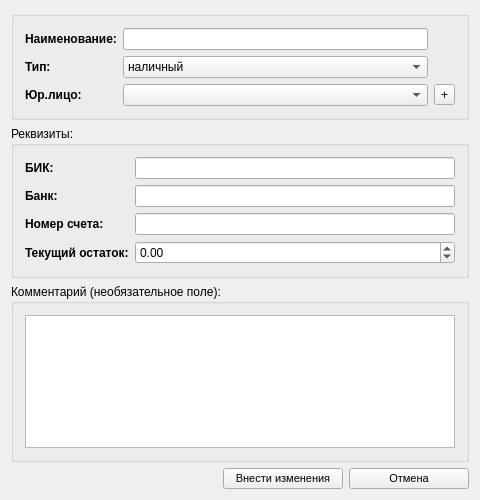
<?xml version="1.0" encoding="UTF-8"?>
<ui version="4.0">
 <class>ZAccountsForm</class>
 <widget class="QWidget" name="ZAccountsForm">
  <property name="geometry">
   <rect>
    <x>0</x>
    <y>0</y>
    <width>480</width>
    <height>500</height>
   </rect>
  </property>
  <property name="minimumSize">
   <size>
    <width>480</width>
    <height>500</height>
   </size>
  </property>
  <property name="windowTitle">
   <string>Добавление (изменение) данных своих счетов</string>
  </property>
  <property name="windowIcon">
   <iconset resource="../plan_fakt.qrc">
    <normaloff>:/images/add.png</normaloff>:/images/add.png</iconset>
  </property>
  <property name="styleSheet">
   <string notr="true"/>
  </property>
  <layout class="QVBoxLayout" name="verticalLayout">
   <item>
    <widget class="QGroupBox" name="requiredBox">
     <property name="title">
      <string/>
     </property>
     <layout class="QGridLayout" name="gridLayout_2">
      <item row="0" column="0">
       <widget class="QLabel" name="nameText">
        <property name="font">
         <font>
          <weight>75</weight>
          <bold>true</bold>
         </font>
        </property>
        <property name="text">
         <string>Наименование:</string>
        </property>
       </widget>
      </item>
      <item row="0" column="1">
       <widget class="QLineEdit" name="txtName">
        <property name="maxLength">
         <number>64</number>
        </property>
       </widget>
      </item>
      <item row="1" column="0">
       <widget class="QLabel" name="nameText_2">
        <property name="font">
         <font>
          <weight>75</weight>
          <bold>true</bold>
         </font>
        </property>
        <property name="text">
         <string>Тип:</string>
        </property>
       </widget>
      </item>
      <item row="1" column="1">
       <widget class="QComboBox" name="cboType">
        <item>
         <property name="text">
          <string>наличный</string>
         </property>
        </item>
        <item>
         <property name="text">
          <string>безналичный</string>
         </property>
        </item>
       </widget>
      </item>
      <item row="2" column="0">
       <widget class="QLabel" name="nameText_3">
        <property name="font">
         <font>
          <weight>75</weight>
          <bold>true</bold>
         </font>
        </property>
        <property name="text">
         <string>Юр.лицо:</string>
        </property>
       </widget>
      </item>
      <item row="2" column="1">
       <widget class="QComboBox" name="cboUrPerson"/>
      </item>
      <item row="2" column="2">
       <widget class="QToolButton" name="cmdAddUrPerson">
        <property name="toolTip">
         <string>Добавить</string>
        </property>
        <property name="text">
         <string>+</string>
        </property>
       </widget>
      </item>
     </layout>
    </widget>
   </item>
   <item>
    <widget class="QGroupBox" name="groupBox">
     <property name="minimumSize">
      <size>
       <width>0</width>
       <height>0</height>
      </size>
     </property>
     <property name="title">
      <string>Реквизиты:</string>
     </property>
     <layout class="QFormLayout" name="formLayout_2">
      <item row="0" column="0">
       <widget class="QLabel" name="nameText_4">
        <property name="font">
         <font>
          <weight>75</weight>
          <bold>true</bold>
         </font>
        </property>
        <property name="text">
         <string>БИК:</string>
        </property>
       </widget>
      </item>
      <item row="0" column="1">
       <widget class="QLineEdit" name="txtBIK">
        <property name="inputMask">
         <string>000000000; </string>
        </property>
        <property name="maxLength">
         <number>9</number>
        </property>
       </widget>
      </item>
      <item row="1" column="0">
       <widget class="QLabel" name="nameText_5">
        <property name="font">
         <font>
          <weight>75</weight>
          <bold>true</bold>
         </font>
        </property>
        <property name="text">
         <string>Банк:</string>
        </property>
       </widget>
      </item>
      <item row="1" column="1">
       <widget class="QLineEdit" name="txtBank">
        <property name="maxLength">
         <number>1024</number>
        </property>
       </widget>
      </item>
      <item row="2" column="0">
       <widget class="QLabel" name="nameText_6">
        <property name="font">
         <font>
          <weight>75</weight>
          <bold>true</bold>
         </font>
        </property>
        <property name="text">
         <string>Номер счета:</string>
        </property>
       </widget>
      </item>
      <item row="2" column="1">
       <widget class="QLineEdit" name="txtAccount">
        <property name="inputMask">
         <string>00000000000000000000; </string>
        </property>
        <property name="maxLength">
         <number>20</number>
        </property>
       </widget>
      </item>
      <item row="4" column="0">
       <widget class="QLabel" name="nameText_7">
        <property name="font">
         <font>
          <weight>75</weight>
          <bold>true</bold>
         </font>
        </property>
        <property name="text">
         <string>Текущий остаток:</string>
        </property>
       </widget>
      </item>
      <item row="4" column="1">
       <widget class="QDoubleSpinBox" name="dValue">
        <property name="minimum">
         <double>-999999999.000000000000000</double>
        </property>
        <property name="maximum">
         <double>999999999.000000000000000</double>
        </property>
       </widget>
      </item>
     </layout>
    </widget>
   </item>
   <item>
    <widget class="QGroupBox" name="pnlComment">
     <property name="title">
      <string>Комментарий (необязательное поле):</string>
     </property>
     <layout class="QGridLayout" name="gridLayout">
      <item row="0" column="0">
       <widget class="QTextEdit" name="txtComment"/>
      </item>
     </layout>
    </widget>
   </item>
   <item>
    <layout class="QHBoxLayout" name="horizontalLayout">
     <item>
      <spacer name="horizontalSpacer">
       <property name="orientation">
        <enum>Qt::Horizontal</enum>
       </property>
       <property name="sizeHint" stdset="0">
        <size>
         <width>40</width>
         <height>20</height>
        </size>
       </property>
      </spacer>
     </item>
     <item>
      <widget class="QPushButton" name="cmdSave">
       <property name="minimumSize">
        <size>
         <width>120</width>
         <height>0</height>
        </size>
       </property>
       <property name="font">
        <font>
         <family>MS Shell Dlg 2</family>
         <pointsize>8</pointsize>
        </font>
       </property>
       <property name="text">
        <string>Внести изменения</string>
       </property>
       <property name="icon">
        <iconset resource="../plan_fakt.qrc">
         <normaloff>:/images/add.png</normaloff>:/images/add.png</iconset>
       </property>
       <property name="iconSize">
        <size>
         <width>24</width>
         <height>24</height>
        </size>
       </property>
      </widget>
     </item>
     <item>
      <widget class="QPushButton" name="cmdCancel">
       <property name="minimumSize">
        <size>
         <width>120</width>
         <height>0</height>
        </size>
       </property>
       <property name="font">
        <font>
         <family>MS Shell Dlg 2</family>
         <pointsize>8</pointsize>
        </font>
       </property>
       <property name="text">
        <string>Отмена</string>
       </property>
       <property name="icon">
        <iconset resource="../plan_fakt.qrc">
         <normaloff>:/images/error.png</normaloff>:/images/error.png</iconset>
       </property>
       <property name="iconSize">
        <size>
         <width>24</width>
         <height>24</height>
        </size>
       </property>
      </widget>
     </item>
    </layout>
   </item>
  </layout>
 </widget>
 <layoutdefault spacing="6" margin="11"/>
 <resources>
  <include location="../plan_fakt.qrc"/>
  <include location="../plan_fakt.qrc"/>
  <include location="../plan_fakt.qrc"/>
  <include location="../plan_fakt.qrc"/>
  <include location="../plan_fakt.qrc"/>
  <include location="../plan_fakt.qrc"/>
 </resources>
 <connections>
  <connection>
   <sender>cmdCancel</sender>
   <signal>clicked()</signal>
   <receiver>ZAccountsForm</receiver>
   <slot>close()</slot>
   <hints>
    <hint type="sourcelabel">
     <x>423</x>
     <y>337</y>
    </hint>
    <hint type="destinationlabel">
     <x>246</x>
     <y>181</y>
    </hint>
   </hints>
  </connection>
 </connections>
</ui>
